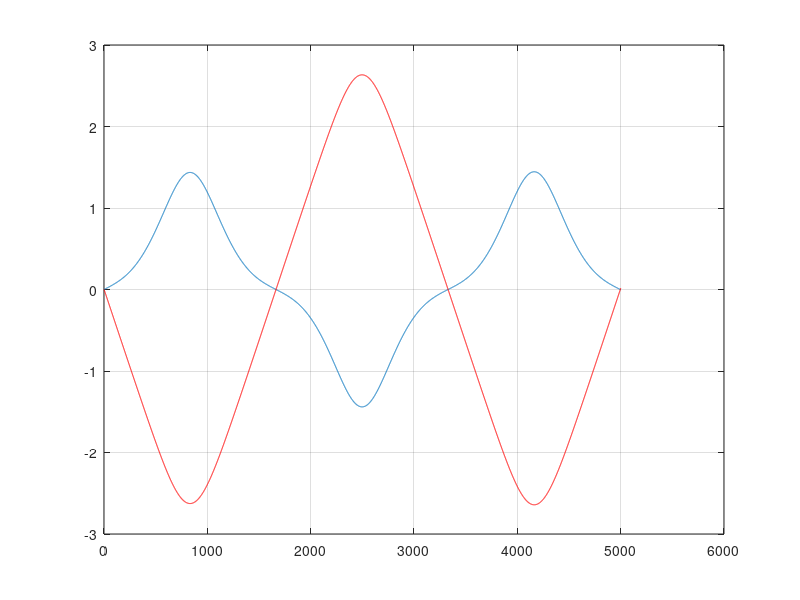

Here is the MATLAB script that generated this plot:
%% CartPole

Ms = 250;
Mp = 70;
R = 2.5;

v(1) = 0;
Omega(1) = 0;
s(1) = 0;
Theta(1) = 1.25;

G = -9.81;

h = 0.001;
n = 1;
t = 0;

while t<=5
    ds_dt(n) = v(n);
    s(n+1) = s(n)+ds_dt(n)*h;
    
    dv_dt(n) = Mp*sin(Theta(n))*(R*(Omega(n)^2)-G*cos(Theta(n)))/(Ms+Mp*(1-(cos(Theta(n)))^2));
    v(n+1) = v(n)+(dv_dt(n))*h;
    
    dTheta_dt(n) = Omega(n);
    Theta(n+1) = Theta(n)+dTheta_dt(n)*h;
    
    dOmega_dt(n) = ((G.*sin(Theta(n)).*(Ms+Mp))-Mp.*R.*(Omega(n)^2).*(sin(Theta(n))).*(cos(Theta(n))))/(Ms+Mp.*(1-(cos(Theta(n)))^2))/R;
    Omega(n+1) = Omega(n)+(dOmega_dt(n))*h;
    
    t = t+h;
    n = n+1;
end

plot(v)
hold on
grid on
plot(Omega,'r')